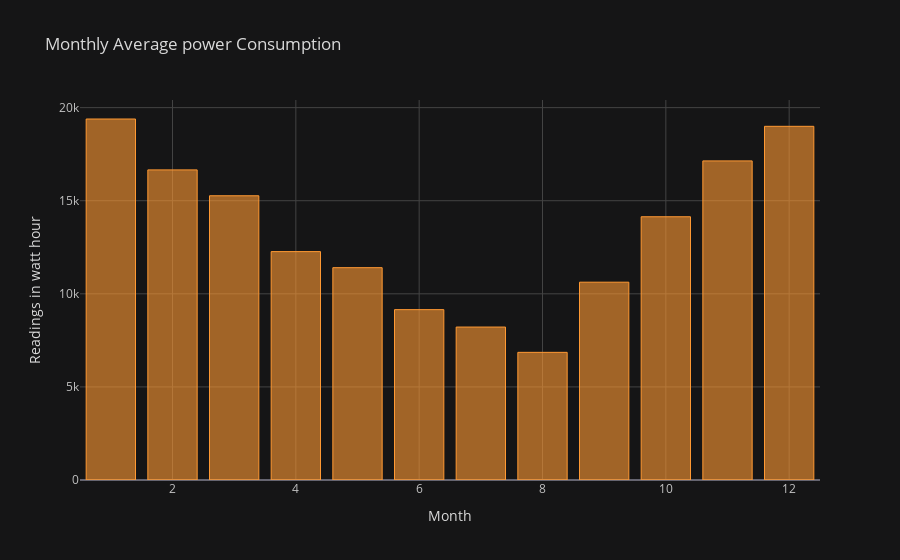

Notebook code for this chart:
### Code cell
df_power_consumption.groupby('month')['PowerConsumption'].mean().iplot(kind='bar',
                                                                      xTitle='Month',
                                                                      yTitle='Readings in watt hour',
                                                                      title='Monthly Average power Consumption')

### Figure 1 — Plotly figure (JSON) as saved in the notebook; plotly's stock layout.template omitted (floating-point values rounded to 4 significant figures)
{"data": [{"marker": {"color": "rgba(255, 153, 51, 0.6)", "line": {"color": "rgba(255, 153, 51, 1.0)", "width": 1}}, "name": "PowerConsumption", "orientation": "v", "text": "", "type": "bar", "x": [1, 2, 3, 4, 5, 6, 7, 8, 9, 10, 11, 12], "y": [19390.0, 16660.0, 15270.0, 12270.0, 11410.0, 9151.0, 8215.0, 6856.0, 10620.0, 14140.0, 17140.0, 19000.0]}], "layout": {"legend": {"bgcolor": "#151516", "font": {"color": "#D9D9D9"}}, "paper_bgcolor": "#151516", "plot_bgcolor": "#151516", "title": {"font": {"color": "#D9D9D9"}, "text": "Monthly Average power Consumption"}, "xaxis": {"gridcolor": "#434343", "showgrid": true, "tickfont": {"color": "#C2C2C2"}, "title": {"font": {"color": "#D9D9D9"}, "text": "Month"}, "zerolinecolor": "#666570"}, "yaxis": {"gridcolor": "#434343", "showgrid": true, "tickfont": {"color": "#C2C2C2"}, "title": {"font": {"color": "#D9D9D9"}, "text": "Readings in watt hour"}, "zerolinecolor": "#666570"}}}
